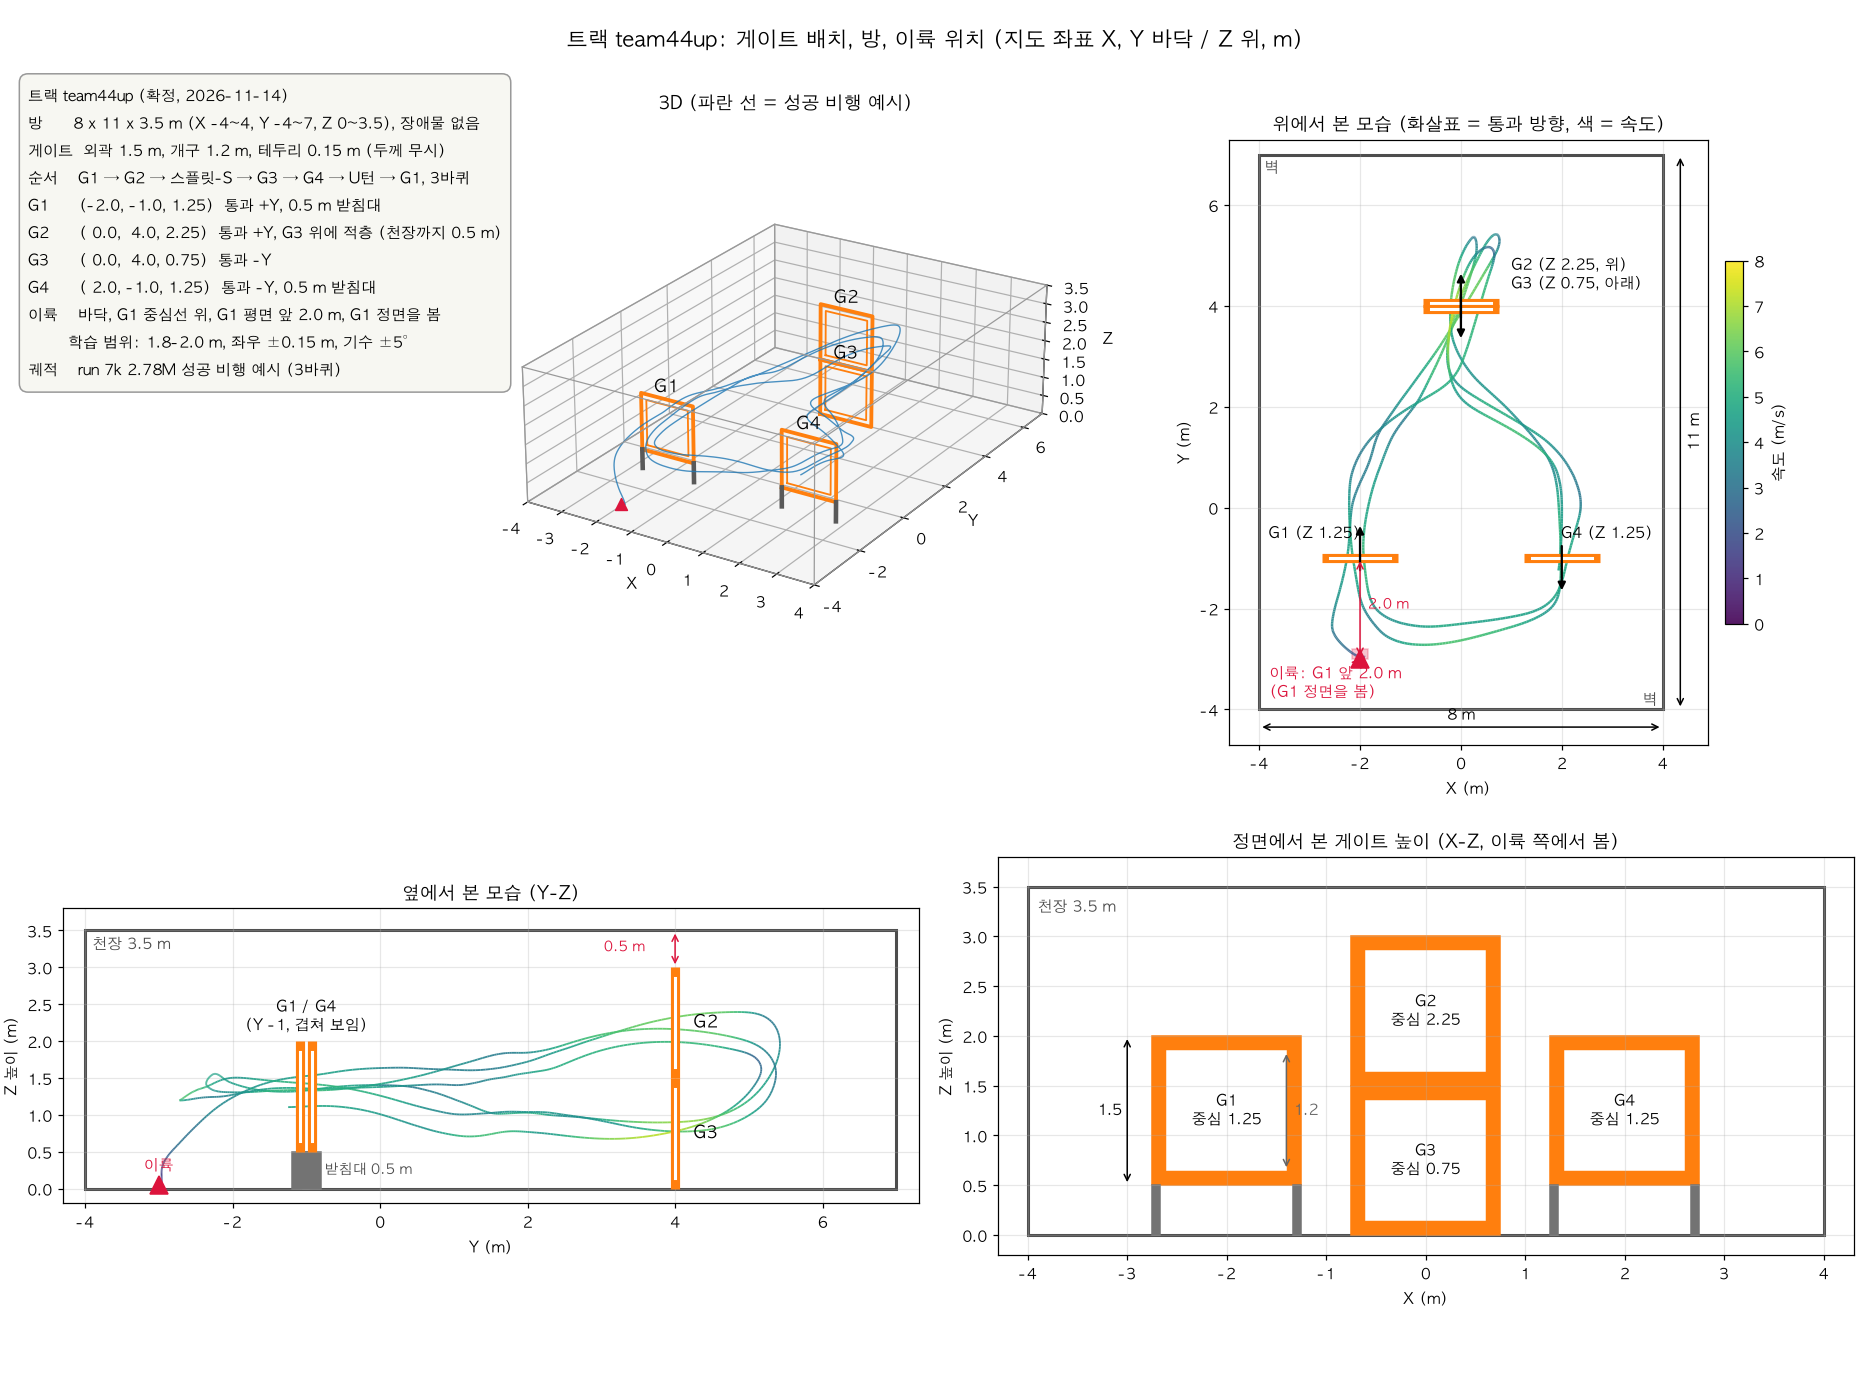

This figure's Python source:
"""Track `team44up` (the real room, G1 and G4 on 0.5 m stands), drawn in the team's
map frame: X, Y on the floor, Z up, m.  Numbers are skydreamer/track.py's
TEAM44UP_TRACK, ROOMS and LAUNCH; the example flight is run 7k 2.78M's first
successful 3-lap evaluation flight (stochgan_handoff/data/flight_states_*.npz),
converted from NED (X = y, Y = x, Z = -z).
"""
from pathlib import Path

import matplotlib
matplotlib.use("Agg")
import matplotlib.pyplot as plt
import numpy as np
from matplotlib.collections import LineCollection

plt.rcParams["font.family"] = "AppleGothic"
plt.rcParams["axes.unicode_minus"] = False

HERE = Path(__file__).parent
OUT = HERE / "track_team44up.png"
STATES = HERE.parent / "stochgan_handoff/data/flight_states_7k2.78M_team44up.npz"

OUTER, INNER = 1.5, 1.2
STAND = 0.5
# name: (X, Y, Z centre, yaw of the passage direction, deg CCW from +X, on a stand?)
GATES = {"G1": (-2.0, -1.0, 1.25, 90, True),
         "G2": (0.0, 4.0, 2.25, 90, False),
         "G3": (0.0, 4.0, 0.75, 270, False),
         "G4": (2.0, -1.0, 1.25, 270, True)}
ROOM = (-4.0, 4.0, -4.0, 7.0, 3.5)          # X lo, hi, Y lo, hi, ceiling
LAUNCH_D = (1.8, 2.0)                        # m before G1's plane (nominal 2.0)
LAUNCH_LAT, LAUNCH_YAW = 0.15, 5.0
LAUNCH = (-2.0, -1.0 - 2.0, 0.05)

INFO = (
    "트랙 team44up (확정, 2026-11-14)\n"
    "방      8 x 11 x 3.5 m (X -4~4, Y -4~7, Z 0~3.5), 장애물 없음\n"
    "게이트  외곽 1.5 m, 개구 1.2 m, 테두리 0.15 m (두께 무시)\n"
    "순서    G1 → G2 → 스플릿-S → G3 → G4 → U턴 → G1, 3바퀴\n"
    "G1      (-2.0, -1.0, 1.25)  통과 +Y, 0.5 m 받침대\n"
    "G2      ( 0.0,  4.0, 2.25)  통과 +Y, G3 위에 적층 (천장까지 0.5 m)\n"
    "G3      ( 0.0,  4.0, 0.75)  통과 -Y\n"
    "G4      ( 2.0, -1.0, 1.25)  통과 -Y, 0.5 m 받침대\n"
    "이륙    바닥, G1 중심선 위, G1 평면 앞 2.0 m, G1 정면을 봄\n"
    "        학습 범위: 1.8-2.0 m, 좌우 ±0.15 m, 기수 ±5°\n"
    "궤적    run 7k 2.78M 성공 비행 예시 (3바퀴)"
)


def gate_corners(X, Y, Z, half):
    """Square in the X-Z plane (every gate here is passed along ±Y)."""
    return np.array([[X - half, Y, Z - half], [X + half, Y, Z - half],
                     [X + half, Y, Z + half], [X - half, Y, Z + half], [X - half, Y, Z - half]])


def flight():
    z = np.load(STATES)
    ep = int(np.where(z["ep_success"])[0][0])
    m = z["episode"] == ep
    p, v = z["p"][m], z["v"][m]
    P = np.c_[p[:, 1], p[:, 0], -p[:, 2]]
    return P, np.linalg.norm(v, axis=1)


def colored(ax, a, b, speed, lw=1.6):
    pts = np.c_[a, b][:, None, :]
    lc = LineCollection(np.concatenate([pts[:-1], pts[1:]], 1), cmap="viridis",
                        norm=plt.Normalize(0, 8), lw=lw, alpha=0.9)
    lc.set_array(speed[:-1])
    ax.add_collection(lc)
    return lc


def draw():
    P, spd = flight()
    xl, xh, yl, yh, ceil = ROOM
    fig = plt.figure(figsize=(17, 12.5))
    fig.suptitle("트랙 team44up: 게이트 배치, 방, 이륙 위치 (지도 좌표 X, Y 바닥 / Z 위, m)", fontsize=14)
    fig.text(0.015, 0.94, INFO, fontsize=9.5, va="top", family="AppleGothic", linespacing=1.55,
             bbox=dict(boxstyle="round,pad=0.6", fc="#f7f7f2", ec="0.6"))

    # ---- 3D ----
    ax = fig.add_subplot(2, 2, 1, projection="3d")
    for name, (X, Y, Z, yaw, st) in GATES.items():
        for half, c, lw in ((OUTER / 2, "tab:orange", 2.5), (INNER / 2, "tab:orange", 1.2)):
            g = gate_corners(X, Y, Z, half)
            ax.plot(g[:, 0], g[:, 1], g[:, 2], color=c, lw=lw)
        if st:
            for dx in (-OUTER / 2, OUTER / 2):
                ax.plot([X + dx] * 2, [Y] * 2, [0, STAND], color="0.35", lw=3)
        ax.text(X, Y, Z + OUTER / 2 + 0.2, name, fontsize=11, ha="center", color="k")
    ax.plot(P[:, 0], P[:, 1], P[:, 2], color="tab:blue", lw=0.9, alpha=0.8)
    ax.scatter(*LAUNCH, color="crimson", s=60, marker="^")
    # room box
    for zz in (0, ceil):
        ax.plot([xl, xh, xh, xl, xl], [yl, yl, yh, yh, yl], [zz] * 5, color="0.6", lw=0.8)
    for x_ in (xl, xh):
        for y_ in (yl, yh):
            ax.plot([x_, x_], [y_, y_], [0, ceil], color="0.6", lw=0.8)
    ax.set_xlim(xl, xh); ax.set_ylim(yl, yh); ax.set_zlim(0, ceil)
    ax.set_box_aspect((8, 11, 3.5))
    ax.view_init(elev=24, azim=-58)
    ax.set_xlabel("X"); ax.set_ylabel("Y"); ax.set_zlabel("Z")
    ax.set_title("3D (파란 선 = 성공 비행 예시)")

    # ---- top ----
    ax = fig.add_subplot(2, 2, 2)
    ax.add_patch(plt.Rectangle((xl, yl), xh - xl, yh - yl, fill=False, ec="0.3", lw=2))
    lc = colored(ax, P[:, 0], P[:, 1], spd)
    for name, (X, Y, Z, yaw, st) in GATES.items():
        dy = 0.06 if name == "G2" else (-0.06 if name == "G3" else 0)
        ax.plot([X - OUTER / 2, X + OUTER / 2], [Y + dy, Y + dy], color="tab:orange", lw=6,
                solid_capstyle="butt")
        ax.plot([X - INNER / 2, X + INNER / 2], [Y + dy, Y + dy], color="white", lw=2)
        d = 1 if yaw == 90 else -1
        ax.annotate("", (X, Y + 0.7 * d), (X, Y - 0.3 * d),
                    arrowprops=dict(arrowstyle="-|>", color="k", lw=1.5))
    ax.text(-2.9, -0.6, "G1 (Z 1.25)", ha="center", fontsize=10)
    ax.text(2.9, -0.6, "G4 (Z 1.25)", ha="center", fontsize=10)
    ax.text(1.0, 4.35, "G2 (Z 2.25, 위)\nG3 (Z 0.75, 아래)", ha="left", fontsize=10)
    ax.plot(LAUNCH[0], LAUNCH[1], "^", color="crimson", ms=12)
    ax.add_patch(plt.Rectangle((LAUNCH[0] - LAUNCH_LAT, -1.0 - LAUNCH_D[1]), 2 * LAUNCH_LAT,
                               LAUNCH_D[1] - LAUNCH_D[0], color="crimson", alpha=0.25))
    ax.annotate("이륙: G1 앞 2.0 m\n(G1 정면을 봄)", (LAUNCH[0], LAUNCH[1]), (-3.8, -3.75),
                color="crimson", fontsize=10, arrowprops=dict(arrowstyle="->", color="crimson"))
    ax.annotate("", (-2.0, -1.0), (-2.0, -3.0), arrowprops=dict(arrowstyle="<->", color="crimson", lw=1))
    ax.text(-1.85, -2.0, "2.0 m", color="crimson", fontsize=9)
    ax.text(xl + 0.1, yh - 0.35, "벽", color="0.3"); ax.text(xh - 0.4, yl + 0.1, "벽", color="0.3")
    ax.annotate("", (xl, yl - 0.35), (xh, yl - 0.35), arrowprops=dict(arrowstyle="<->"))
    ax.text(0, yl - 0.3, "8 m", ha="center", va="bottom")
    ax.annotate("", (xh + 0.35, yl), (xh + 0.35, yh), arrowprops=dict(arrowstyle="<->"))
    ax.text(xh + 0.45, 1.5, "11 m", va="center", rotation=90)
    ax.set_xlim(xl - 0.6, xh + 0.9); ax.set_ylim(yl - 0.7, yh + 0.3); ax.set_aspect("equal")
    ax.grid(alpha=0.3); ax.set_xlabel("X (m)"); ax.set_ylabel("Y (m)")
    ax.set_title("위에서 본 모습 (화살표 = 통과 방향, 색 = 속도)")
    cb = fig.colorbar(lc, ax=ax, shrink=0.6, pad=0.02); cb.set_label("속도 (m/s)")

    # ---- side: Y horizontal, Z up (looking from +X toward -X... drawn with Y to the right) ----
    ax = fig.add_subplot(2, 2, 3)
    ax.add_patch(plt.Rectangle((yl, 0), yh - yl, ceil, fill=False, ec="0.3", lw=2))
    colored(ax, P[:, 1], P[:, 2], spd, lw=1.2)
    for name, (X, Y, Z, yaw, st) in GATES.items():
        off = -0.08 if name in ("G1",) else (0.08 if name == "G4" else 0)
        ax.plot([Y + off] * 2, [Z - OUTER / 2, Z + OUTER / 2], color="tab:orange", lw=6, solid_capstyle="butt")
        ax.plot([Y + off] * 2, [Z - INNER / 2, Z + INNER / 2], color="white", lw=2)
        if st:
            ax.add_patch(plt.Rectangle((Y + off - 0.12, 0), 0.24, STAND, color="0.45"))
    ax.text(-1.0, 2.15, "G1 / G4\n(Y -1, 겹쳐 보임)", ha="center", fontsize=10)
    ax.text(4.25, 2.25, "G2", fontsize=11, va="center"); ax.text(4.25, 0.75, "G3", fontsize=11, va="center")
    ax.text(-0.75, 0.2, "받침대 0.5 m", fontsize=9, color="0.3")
    ax.annotate("", (4.0, 3.0), (4.0, ceil), arrowprops=dict(arrowstyle="<->", color="crimson"))
    ax.text(3.6, 3.22, "0.5 m", color="crimson", fontsize=9, ha="right")
    ax.plot(LAUNCH[1], LAUNCH[2], "^", color="crimson", ms=12)
    ax.text(LAUNCH[1], 0.25, "이륙", color="crimson", ha="center")
    ax.text(yl + 0.1, ceil - 0.25, "천장 3.5 m", color="0.3")
    ax.set_xlim(yl - 0.3, yh + 0.3); ax.set_ylim(-0.2, ceil + 0.3); ax.set_aspect("equal")
    ax.grid(alpha=0.3); ax.set_xlabel("Y (m)"); ax.set_ylabel("Z 높이 (m)")
    ax.set_title("옆에서 본 모습 (Y-Z)")

    # ---- front: X horizontal, Z up ----
    ax = fig.add_subplot(2, 2, 4)
    ax.add_patch(plt.Rectangle((xl, 0), xh - xl, ceil, fill=False, ec="0.3", lw=2))
    for name, (X, Y, Z, yaw, st) in GATES.items():
        o, i = OUTER / 2, INNER / 2
        ax.add_patch(plt.Rectangle((X - o, Z - o), OUTER, OUTER, color="tab:orange"))
        ax.add_patch(plt.Rectangle((X - i, Z - i), INNER, INNER, color="white"))
        ax.text(X, Z, f"{name}\n중심 {Z:.2f}", ha="center", va="center", fontsize=10)
        if st:
            ax.add_patch(plt.Rectangle((X - o, 0), 0.08, STAND, color="0.45"))
            ax.add_patch(plt.Rectangle((X + o - 0.08, 0), 0.08, STAND, color="0.45"))
    ax.annotate("", (-2.0 - 0.75 - 0.25, 0.5), (-2.0 - 0.75 - 0.25, 2.0), arrowprops=dict(arrowstyle="<->"))
    ax.text(-3.05, 1.25, "1.5", ha="right", va="center")
    ax.annotate("", (-1.4, 0.65), (-1.4, 1.85), arrowprops=dict(arrowstyle="<->", color="0.4"))
    ax.text(-1.33, 1.25, "1.2", va="center", color="0.4")
    ax.text(xl + 0.1, ceil - 0.25, "천장 3.5 m", color="0.3")
    ax.set_xlim(xl - 0.3, xh + 0.3); ax.set_ylim(-0.2, ceil + 0.3); ax.set_aspect("equal")
    ax.grid(alpha=0.3); ax.set_xlabel("X (m)"); ax.set_ylabel("Z 높이 (m)")
    ax.set_title("정면에서 본 게이트 높이 (X-Z, 이륙 쪽에서 봄)")

    fig.tight_layout(rect=(0, 0, 1, 0.96))
    fig.axes[0].set_position([0.27, 0.50, 0.30, 0.42])
    fig.savefig(OUT, dpi=110)
    return OUT


if __name__ == "__main__":
    print(draw())
